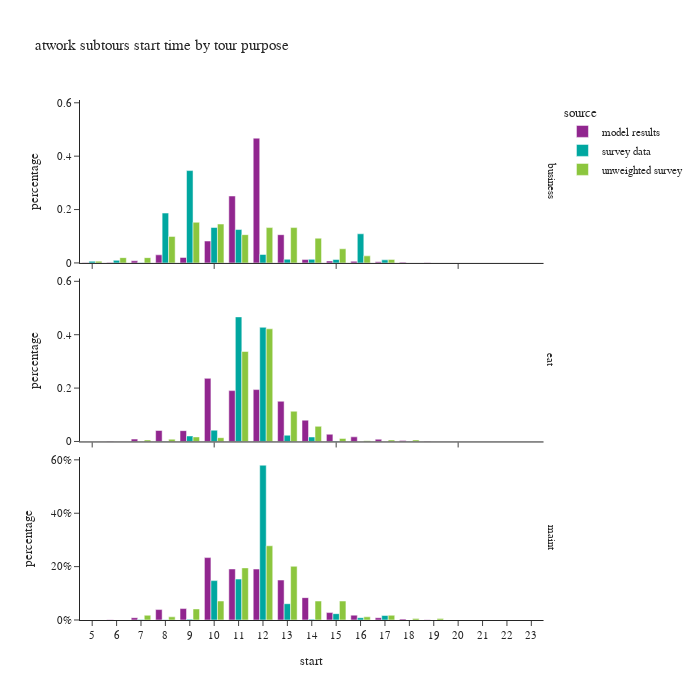

The notebook cell saved with this chart:
### Code cell
df_plot = atwork_subtour.groupby(['source','tour_type','start'])[['trip_weight_2017_2019']].sum().reset_index()
df_plot['percentage'] = df_plot.groupby(['source','tour_type'], group_keys=False)['trip_weight_2017_2019']. \
    apply(lambda x: x / float(x.sum()))

fig = px.bar(df_plot, x="start", y="percentage", color="source",barmode="group",
             facet_row='tour_type',
             title="atwork subtours start time by tour purpose")
fig.for_each_annotation(lambda a: a.update(text = a.text.split("=")[-1]))
fig.update_layout(height=700, width=700, yaxis=dict(tickformat=".0%"), xaxis=dict(dtick="1"))
fig.show()

### Figure 1 — Plotly figure (JSON) as saved in the notebook; plotly's stock layout.template omitted (floating-point values rounded to 4 significant figures)
{"data": [{"alignmentgroup": "True", "hovertemplate": "source=model results<br>tour_type=business<br>start=%{x}<br>percentage=%{y}<extra></extra>", "legendgroup": "model results", "marker": {"color": "#91268F", "pattern": {"shape": ""}}, "name": "model results", "offsetgroup": "model results", "orientation": "v", "showlegend": true, "textposition": "auto", "type": "bar", "x": [5.0, 6.0, 7.0, 8.0, 9.0, 10.0, 11.0, 12.0, 13.0, 14.0, 15.0, 16.0, 17.0, 18.0, 19.0, 20.0, 21.0, 22.0, 23.0], "xaxis": "x3", "y": [0.0004865, 0.001275, 0.007951, 0.03036, 0.02053, 0.08204, 0.2508, 0.4674, 0.1058, 0.01253, 0.007163, 0.006123, 0.003976, 0.002533, 0.0004865, 0.0002013, 0.0001677, 8.387e-05, 3.355e-05], "yaxis": "y3"}, {"alignmentgroup": "True", "hovertemplate": "source=model results<br>tour_type=eat<br>start=%{x}<br>percentage=%{y}<extra></extra>", "legendgroup": "model results", "marker": {"color": "#91268F", "pattern": {"shape": ""}}, "name": "model results", "offsetgroup": "model results", "orientation": "v", "showlegend": false, "textposition": "auto", "type": "bar", "x": [5.0, 6.0, 7.0, 8.0, 9.0, 10.0, 11.0, 12.0, 13.0, 14.0, 15.0, 16.0, 17.0, 18.0, 19.0, 20.0, 21.0, 22.0, 23.0], "xaxis": "x2", "y": [0.0001439, 0.0008194, 0.008902, 0.0411, 0.04051, 0.2364, 0.1905, 0.1943, 0.1506, 0.07981, 0.02705, 0.01736, 0.008415, 0.003148, 0.0004318, 0.0001993, 0.0001403, 7.382e-05, 2.953e-05], "yaxis": "y2"}, {"alignmentgroup": "True", "hovertemplate": "source=model results<br>tour_type=maint<br>start=%{x}<br>percentage=%{y}<extra></extra>", "legendgroup": "model results", "marker": {"color": "#91268F", "pattern": {"shape": ""}}, "name": "model results", "offsetgroup": "model results", "orientation": "v", "showlegend": false, "textposition": "auto", "type": "bar", "x": [5.0, 6.0, 7.0, 8.0, 9.0, 10.0, 11.0, 12.0, 13.0, 14.0, 15.0, 16.0, 17.0, 18.0, 19.0, 20.0, 21.0, 22.0], "xaxis": "x", "y": [0.0002902, 0.0008465, 0.008538, 0.03906, 0.04279, 0.2338, 0.1913, 0.1908, 0.1497, 0.08378, 0.02779, 0.01824, 0.008514, 0.00358, 0.0005563, 0.0002419, 0.0001693, 4.837e-05], "yaxis": "y"}, {"alignmentgroup": "True", "hovertemplate": "source=survey data<br>tour_type=business<br>start=%{x}<br>percentage=%{y}<extra></extra>", "legendgroup": "survey data", "marker": {"color": "#00A7A0", "pattern": {"shape": ""}}, "name": "survey data", "offsetgroup": "survey data", "orientation": "v", "showlegend": true, "textposition": "auto", "type": "bar", "x": [5.0, 6.0, 7.0, 8.0, 9.0, 10.0, 11.0, 12.0, 13.0, 14.0, 15.0, 16.0, 17.0], "xaxis": "x3", "y": [0.006202, 0.009805, 0.0009874, 0.1868, 0.346, 0.1327, 0.1251, 0.03162, 0.01373, 0.01344, 0.01289, 0.1092, 0.0115], "yaxis": "y3"}, {"alignmentgroup": "True", "hovertemplate": "source=survey data<br>tour_type=eat<br>start=%{x}<br>percentage=%{y}<extra></extra>", "legendgroup": "survey data", "marker": {"color": "#00A7A0", "pattern": {"shape": ""}}, "name": "survey data", "offsetgroup": "survey data", "orientation": "v", "showlegend": false, "textposition": "auto", "type": "bar", "x": [7.0, 8.0, 9.0, 10.0, 11.0, 12.0, 13.0, 14.0, 15.0, 16.0, 17.0, 18.0], "xaxis": "x2", "y": [0.0001543, 0.00036, 0.02053, 0.04223, 0.4668, 0.4277, 0.02335, 0.01685, 0.001358, 4.056e-05, 2.273e-05, 0.000607], "yaxis": "y2"}, {"alignmentgroup": "True", "hovertemplate": "source=survey data<br>tour_type=maint<br>start=%{x}<br>percentage=%{y}<extra></extra>", "legendgroup": "survey data", "marker": {"color": "#00A7A0", "pattern": {"shape": ""}}, "name": "survey data", "offsetgroup": "survey data", "orientation": "v", "showlegend": false, "textposition": "auto", "type": "bar", "x": [7.0, 8.0, 9.0, 10.0, 11.0, 12.0, 13.0, 14.0, 15.0, 16.0, 17.0, 18.0, 19.0], "xaxis": "x", "y": [0.001748, 0.0008433, 0.003257, 0.1476, 0.1532, 0.5799, 0.06103, 0.003164, 0.02373, 0.008605, 0.01678, 7.099e-05, 8.221e-05], "yaxis": "y"}, {"alignmentgroup": "True", "hovertemplate": "source=unweighted survey<br>tour_type=business<br>start=%{x}<br>percentage=%{y}<extra></extra>", "legendgroup": "unweighted survey", "marker": {"color": "#8CC63E", "pattern": {"shape": ""}}, "name": "unweighted survey", "offsetgroup": "unweighted survey", "orientation": "v", "showlegend": true, "textposition": "auto", "type": "bar", "x": [5.0, 6.0, 7.0, 8.0, 9.0, 10.0, 11.0, 12.0, 13.0, 14.0, 15.0, 16.0, 17.0], "xaxis": "x3", "y": [0.006623, 0.01987, 0.01987, 0.09934, 0.1523, 0.1457, 0.106, 0.1325, 0.1325, 0.09272, 0.05298, 0.02649, 0.01325], "yaxis": "y3"}, {"alignmentgroup": "True", "hovertemplate": "source=unweighted survey<br>tour_type=eat<br>start=%{x}<br>percentage=%{y}<extra></extra>", "legendgroup": "unweighted survey", "marker": {"color": "#8CC63E", "pattern": {"shape": ""}}, "name": "unweighted survey", "offsetgroup": "unweighted survey", "orientation": "v", "showlegend": false, "textposition": "auto", "type": "bar", "x": [7.0, 8.0, 9.0, 10.0, 11.0, 12.0, 13.0, 14.0, 15.0, 16.0, 17.0, 18.0], "xaxis": "x2", "y": [0.005666, 0.008499, 0.017, 0.01416, 0.3371, 0.4221, 0.1133, 0.05666, 0.01133, 0.002833, 0.005666, 0.005666], "yaxis": "y2"}, {"alignmentgroup": "True", "hovertemplate": "source=unweighted survey<br>tour_type=maint<br>start=%{x}<br>percentage=%{y}<extra></extra>", "legendgroup": "unweighted survey", "marker": {"color": "#8CC63E", "pattern": {"shape": ""}}, "name": "unweighted survey", "offsetgroup": "unweighted survey", "orientation": "v", "showlegend": false, "textposition": "auto", "type": "bar", "x": [7.0, 8.0, 9.0, 10.0, 11.0, 12.0, 13.0, 14.0, 15.0, 16.0, 17.0, 18.0, 19.0], "xaxis": "x", "y": [0.01775, 0.01183, 0.04142, 0.07101, 0.1953, 0.2781, 0.2012, 0.07101, 0.07101, 0.01183, 0.01775, 0.005917, 0.005917], "yaxis": "y"}], "layout": {"annotations": [{"font": {}, "showarrow": false, "text": "maint", "textangle": 90, "x": 0.98, "xanchor": "left", "xref": "paper", "y": 0.1567, "yanchor": "middle", "yref": "paper"}, {"font": {}, "showarrow": false, "text": "eat", "textangle": 90, "x": 0.98, "xanchor": "left", "xref": "paper", "y": 0.5, "yanchor": "middle", "yref": "paper"}, {"font": {}, "showarrow": false, "text": "business", "textangle": 90, "x": 0.98, "xanchor": "left", "xref": "paper", "y": 0.8433, "yanchor": "middle", "yref": "paper"}], "barmode": "group", "height": 700, "legend": {"title": {"text": "source"}, "tracegroupgap": 0}, "title": {"text": "atwork subtours start time by tour purpose"}, "width": 700, "xaxis": {"anchor": "y", "domain": [0.0, 0.98], "dtick": "1", "title": {"text": "start"}}, "xaxis2": {"anchor": "y2", "domain": [0.0, 0.98], "matches": "x", "showticklabels": false}, "xaxis3": {"anchor": "y3", "domain": [0.0, 0.98], "matches": "x", "showticklabels": false}, "yaxis": {"anchor": "x", "domain": [0.0, 0.3133], "tickformat": ".0%", "title": {"text": "percentage"}}, "yaxis2": {"anchor": "x2", "domain": [0.3433, 0.6567], "matches": "y", "title": {"text": "percentage"}}, "yaxis3": {"anchor": "x3", "domain": [0.6867, 1.0], "matches": "y", "title": {"text": "percentage"}}}}
